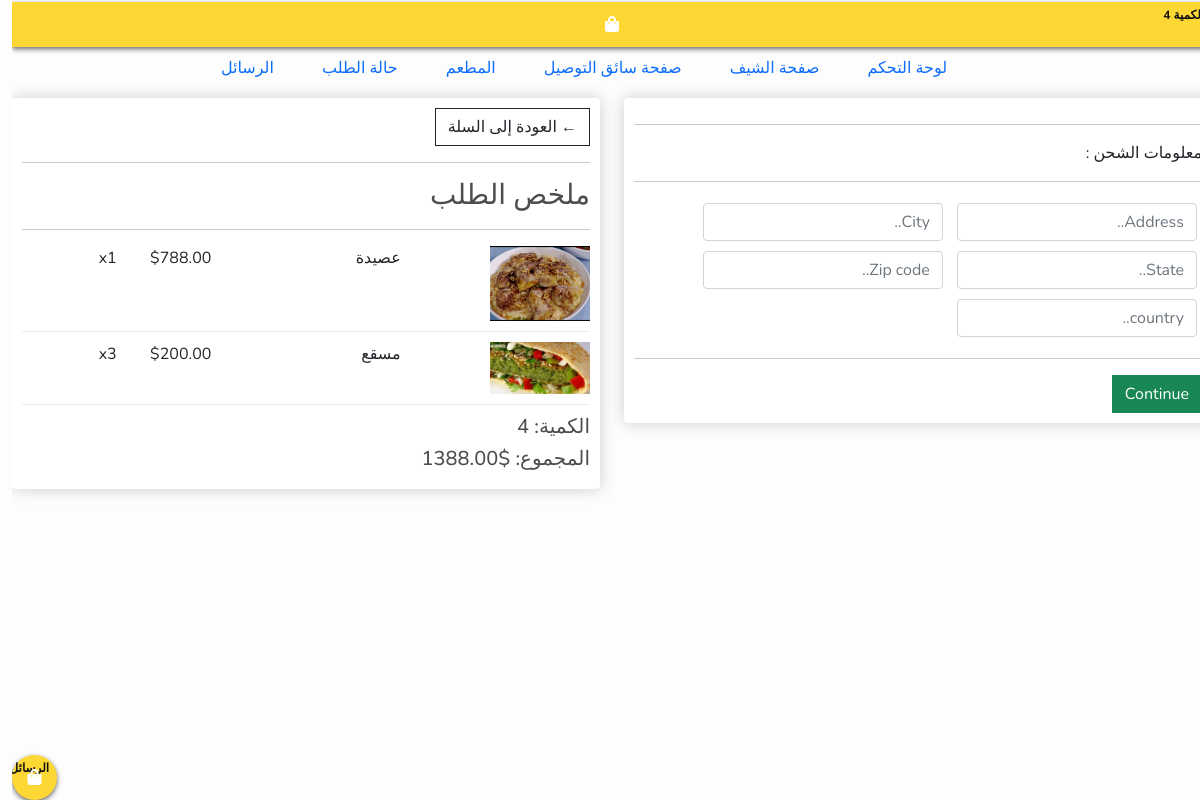
Page /checkout (signed in) on the committed database.
### app/models.py (models this page shows, shortened)
class OrderItem(models.Model):
    product = models.ForeignKey(Product, on_delete=models.SET_NULL, null=True)
    order = models.ForeignKey(Order, on_delete=models.SET_NULL, null=True)
    quantity = models.IntegerField(default=0, null=True, blank=True)
    date_added = models.DateTimeField(auto_now_add=True)
    @property
    def get_total(self):
        total = self.product.price * self.quantity
        return total

class Product(models.Model):
    name = models.CharField(max_length=200)
    price = models.DecimalField(max_digits=7, decimal_places=2)
    discount_price = models.FloatField(blank=True, null=True)
    digital = models.BooleanField(default=False, null=True, blank=True)
    image = models.ImageField(null=False, blank=False)
    description = models.TextField(blank=True, null=True)
    @property
    def imageURL(self):
        try:
            url = self.image.url
        except:
            url = ''
        return url

class Order(models.Model):
    customer = models.ForeignKey(Customer, on_delete=models.SET_NULL, null=True, blank=True)
    date_ordered = models.DateTimeField(auto_now_add=True)
    complete = models.BooleanField(default=False, null=True, blank=True)
    transaction_id = models.CharField(max_length=100, null=True)
    status_order = models.CharField(max_length=2, choices=ORDER_STATUS, default='NO')
    booking_driver = models.BooleanField(default=False, null=True, blank=True)
    driver = models.CharField(max_length=100, blank=True, null=True)
    @property
    def shipping(self):
        shipping = False
        orderitem = self.orderitem_set.all()
        for i in orderitem:
            if i.product.digital == False:
                shipping = True
        return shipping
    @property
    def get_cart_total(self):
        orderitem = self.orderitem_set.all()
        total = sum([item.get_total for item in orderitem])
        return total
    @property
    def get_cart_items(self):
        orderitem = self.orderitem_set.all()
        total = sum([item.quantity for item in orderitem])
        return total

### app/views.py (the view)
# urls.py: path('checkout', views.checkout, name='checkout'),
def checkout(request):
    data = cartData(request)
    context = {
        'items':data['items'],
        'order':data['order'],
        'cartItems':data['cartItems'],
    }
    return render(request, 'checkout.html', context)

### app/utils.py (called while the page is built)
def cartData(request):
    if request.user.is_authenticated:
        customer = request.user.customer
        order, created = Order.objects.get_or_create(customer=customer, complete=False)
        items = order.orderitem_set.all()
        cartItems = order.get_cart_items
    else:
        cookieData = cookieCart(request)
        items = cookieData['items']
        order = cookieData['order']
        cartItems = cookieData['cartItems']
    return {'order':order, 'items':items, 'cartItems':cartItems}

### app/templates/checkout.html (shortened to what this page needs)
{% extends 'base.html' %}
{% block content %}
    <div class="row">
        <div class="col-lg-6">
            <div class="box-element" id="form-wrapper">
                <form id="form">
                    <div id="shipping-info">
                        <hr>
						<p>معلومات الشحن :</p>
						<hr>
						<div class="form-field">
							<input class="form-control" type="text" name="address" placeholder="Address..">
						</div>
						<div class="form-field">
							<input class="form-control" type="text" name="city" placeholder="City..">
						</div>
						<div class="form-field">
							<input class="form-control" type="text" name="state" placeholder="State..">
						</div>
						<div class="form-field">
							<input class="form-control" type="text" name="zipcode" placeholder="Zip code..">
						</div>
						<div class="form-field">
							<input class="form-control" type="text" name="country" placeholder="country..">
						</div>
                    </div>
                    <hr>
                    <input id="form-button" class="btn btn-success btn-black" type="submit" value="Continue">
                </form>
            </div>
            <br>
        </div>
        <div class="col-lg-6">
			<div class="box-element">
				<a  class="btn btn-outline-dark" href="{% url 'cart' %}">&#x2190; العودة إلى السلة</a>
				<hr>
				<h3>ملخص الطلب </h3>
				<hr>
				{% for item in items %}
				<div class="cart-row">
					<div style="flex:2"><img class="row-image" src="{{ item.product.imageURL }}"></div>
					<div style="flex:2"><p>{{ item.product.name }}</p></div>
					<div style="flex:1"><p>${{ item.product.price|floatformat:2 }}</p></div>
					<div style="flex:1"><p>x{{ item.quantity }}</p></div>
				</div>
				{% endfor %}
				<h5>الكمية:   {{ order.get_cart_items }}</h5>
				<h5>المجموع:   ${{ order.get_cart_total|floatformat:2}}</h5>
			</div>
		</div>
	</div>
{% endblock content %}

### static/css/main.css (style rules this page uses)
body { background-color: hsl(0, 0%, 98%); }
h1,h2,h3,h4,h5,h6 { color:hsl(0, 0%, 30%); }
.box-element { box-shadow:hsl(0, 0%, 80%) 0 0 16px; background-color: #fff; border-radius: 4px; padding: 10px; }
.col-lg-4, .col-lg-6, .col-lg-8, .col-lg-12 { margin-top: 10px; }
.btn { border-radius: 0; }
.row-image { width: 100px; }
.form-field { width:250px; display: inline-block; padding: 5px; }
.cart-row { display: flex; align-items: flex-stretch; padding-bottom: 10px; margin-bottom: 10px; border-bottom: 1px solid #ececec; }

### static/css/style.css (style rules this page uses)
* { margin: 0; padding: auto; box-sizing: border-box; }
body { background: #fdfdfd; font-family: "Nunito", sans-serif; font-size: 1rem; }

### rows in the picture
OrderItem: product.imageURL (placeholder picture), product.name "عصيدة", product.price "788.00", quantity "1"
OrderItem: product.imageURL (picture), product.name "مسقع", product.price "200.00", quantity "3"
Order: get_cart_total "1388.00"
